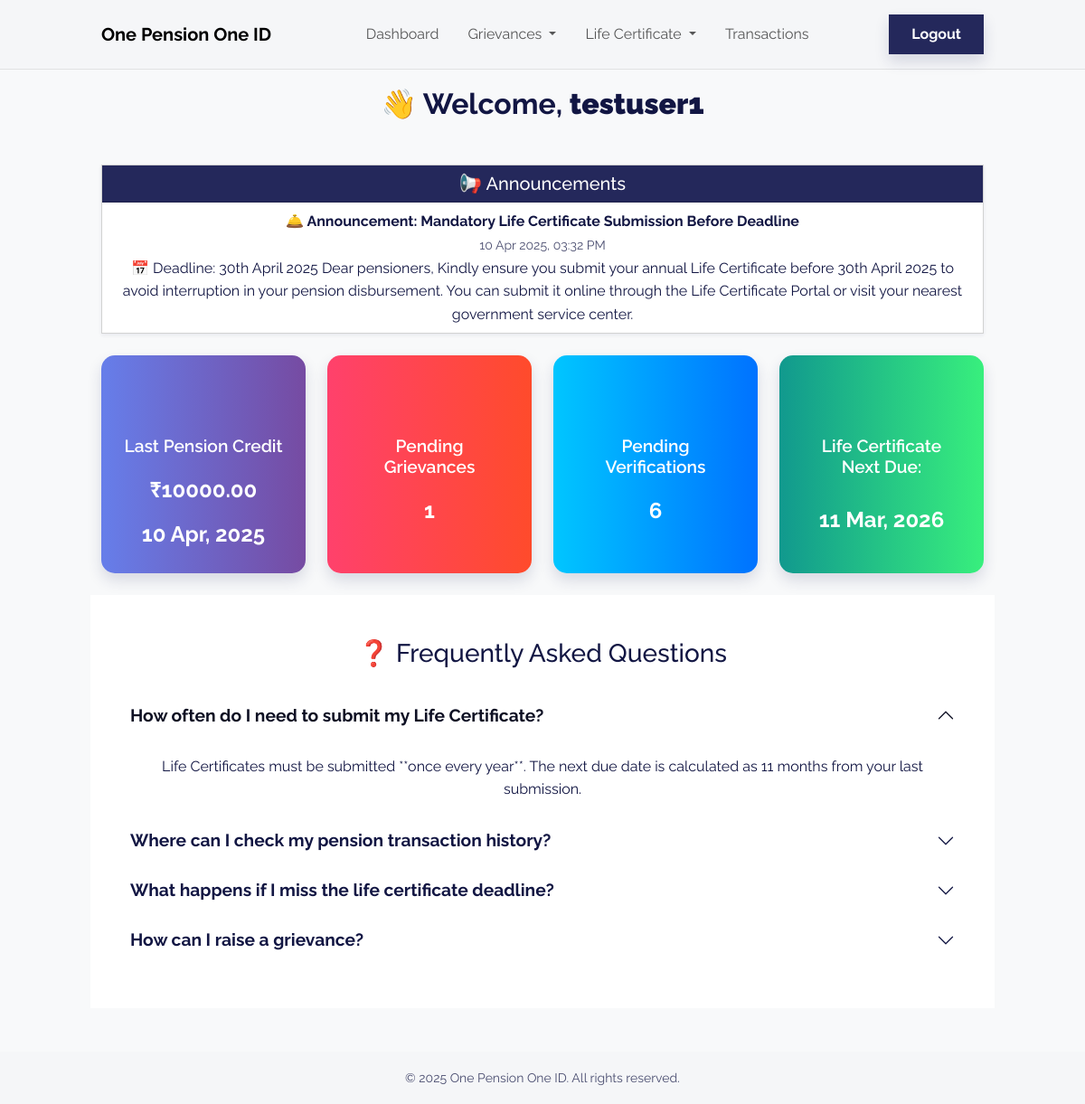
Screenshot of /home/ (signed in) with the database file from the repository.
### pensions/models.py (models this page shows, shortened)
class User(AbstractUser):
    ROLE_CHOICES = [
        ('pensioner', 'Pensioner'),
        ('admin', 'Admin'),
        ('govt_official', 'Government Official')
    ]
    role = models.CharField(max_length=20, choices=ROLE_CHOICES)
    force_password_reset = models.BooleanField(default=True)  # ✅ Enforce password reset on first login
    signup_email_sent = models.BooleanField(default=False)    # ✅ Track if signup email was sent
    groups = models.ManyToManyField(
        "auth.Group",
        related_name="custom_user_groups",  # ✅ Fix for clash
        blank=True
    )
    user_permissions = models.ManyToManyField(
        "auth.Permission",
        related_name="custom_user_permissions",  # ✅ Fix for clash
        blank=True
    )

class Announcement(models.Model):
    title = models.CharField(max_length=200)
    content = models.TextField()
    date_posted = models.DateTimeField(auto_now_add=True)
    class Meta:
        ordering = ['-date_posted']  # latest first

class PensionTransaction(models.Model):
    pensioner = models.ForeignKey(Pensioner, on_delete=models.CASCADE)
    amount = models.DecimalField(max_digits=10, decimal_places=2)
    month = models.CharField(max_length=20)  # e.g., "March 2025"
    status = models.CharField(
        max_length=20,
        choices=(('Credited', 'Credited'), ('Pending', 'Pending'))
    )
    created_at = models.DateTimeField(auto_now_add=True)

### pensions/views.py (the view)
# urls.py: 2. Add a URL to urlpatterns:  path('', views.home, name='home')
def home(request):
    user = request.user
    pensioner = Pensioner.objects.get(user=user)
    last_transaction = PensionTransaction.objects.filter(pensioner=pensioner).order_by('-month').first()
    pending_grievances = Grievance.objects.filter(pensioner=pensioner, status='Open').count()
    pending_verifications = LifeCertificate.objects.filter(status='Submitted').count()
    last_life_certificate = LifeCertificate.objects.filter(pensioner=pensioner).order_by('-submitted_at').first()
    next_due_date = None
    if last_life_certificate:
        next_due_date = last_life_certificate.submitted_at + timedelta(days=335)
    announcements = Announcement.objects.all()[:5]
    context = {
        'last_transaction': last_transaction,
        'pending_grievances': pending_grievances,
        'pending_verifications': pending_verifications,
        'last_life_certificate': last_life_certificate,
        'next_due_date': next_due_date,
        'last_transaction_date': last_transaction.created_at if last_transaction else None,
        'announcements': announcements,
    }
    return render(request, 'home.html', context)

### templates/home.html (shortened to what this page needs)
{% load static %}
<!DOCTYPE html>
<html lang="en" data-bs-theme="light">
<head>
    <link rel="stylesheet" href="{% static 'assets/bootstrap/css/bootstrap.min.css' %}">
</head>
<body>
{% include 'navbar.html' %}
<section class="py-5 mt-5">
    <div class="container text-center">
        <h2 class="mb-4 fw-bold">👋 Welcome, <strong>{{ user.username }}</strong></h2>
        <div class="row g-4 justify-content-center">
            <section class="container mt-5">
                <div class="card shadow-sm">
                    <div class="card-header bg-primary text-white">
                        <h5 class="mb-0">📢 Announcements</h5>
                    </div>
                    <ul class="list-group list-group-flush">
                        {% if announcements %}
                            {% for ann in announcements %}
                                <li class="list-group-item">
                                    <strong>{{ ann.title }}</strong><br>
                                    <small class="text-muted">{{ ann.date_posted|date:"d M Y, h:i A" }}</small>
                                    <p class="mb-0">{{ ann.content }}</p>
                                </li>
                            {% endfor %}
                        {% else %}
                            <li class="list-group-item">No announcements at the moment.</li>
                        {% endif %}
                    </ul>
                </div>
            </section>
            <div class="col-md-6 col-lg-3">
                <div class="card dashboard-card shadow text-white" style="background: linear-gradient(to right, #667eea, #764ba2);">
                    <div class="card-body p-4">
                        <lord-icon
                            src="https://cdn.lordicon.com/ivhjpjsw.json"
                            trigger="loop"
                            delay="2500"
                            style="width:50px;height:50px">
                        </lord-icon>
                        <h5 class="card-title">Last Pension Credit</h5>
                        <div class="card-data">₹{{ last_transaction.amount|default:"0.00" }}</div>
                        <div class="card-data">{{ last_transaction.created_at|date:"d M, Y" }}</div>
                    </div>
                </div>
            </div>
            <div class="col-md-6 col-lg-3">
                <div class="card dashboard-card shadow text-white" style="background: linear-gradient(to right, #ff416c, #ff4b2b);">
                    <div class="card-body p-4">
                        <lord-icon
                            src="https://cdn.lordicon.com/wzrwaorf.json"
                            trigger="loop"
                            delay="2000"
                            style="width:50px;height:50px">
                        </lord-icon>
                        <h5 class="card-title">Pending Grievances</h5>
                        <div class="card-data">{{ pending_grievances }}</div>
                    </div>
                </div>
            </div>
            <div class="col-md-6 col-lg-3">
                <div class="card dashboard-card shadow text-white" style="background: linear-gradient(to right, #00c6ff, #0072ff);">
                    <div class="card-body p-4">
                        <lord-icon
                            src="https://cdn.lordicon.com/wxnxiano.json"
                            trigger="loop"
                            delay="2000"
                            style="width:50px;height:50px">
                        </lord-icon>
                        <h5 class="card-title">Pending Verifications</h5>
                        <div class="card-data">{{ pending_verifications }}</div>
                    </div>
                </div>
            </div>
            <div class="col-md-6 col-lg-3">
                <div class="card dashboard-card shadow text-white" style="background: linear-gradient(to right, #11998e, #38ef7d);">
                    <div class="card-body p-4">
                        <lord-icon
                            src="https://cdn.lordicon.com/wxnxiano.json"
                            trigger="loop"
                            delay="2000"
                            style="width:50px;height:50px">
                        </lord-icon>
                        <h5 class="card-title">Life Certificate Next Due:</h5>
                        <div class="card-data">
                            {% if last_life_certificate %}
                            <div class="card-data">{{ next_due_date|date:"d M, Y" }}</div>
                            {% else %}
                                <p>—</p>
                            {% endif %}
                        </div>
                    </div>
                </div>
            </div>
<section class="py-5 bg-white">
    <div class="container">
        <h3 class="text-center mb-4">❓ Frequently Asked Questions</h3>
        <div class="accordion" id="faqAccordion">
            <div class="accordion-item">
                <h2 class="accordion-header" id="faq1-heading">
                    <button class="accordion-button" type="button" data-bs-toggle="collapse" data-bs-target="#faq1" aria-expanded="true" aria-controls="faq1">
                        How often do I need to submit my Life Certificate?
                    </button>
                </h2>
                <div id="faq1" class="accordion-collapse collapse show" aria-labelledby="faq1-heading" data-bs-parent="#faqAccordion">
                    <div class="accordion-body">
                        Life Certificates must be submitted **once every year**. The next due date is calculated as 11 months from your last submission.
                    </div>
                </div>
            </div>
            <div class="accordion-item">
                <h2 class="accordion-header" id="faq2-heading">
                    <button class="accordion-button collapsed" type="button" data-bs-toggle="collapse" data-bs-target="#faq2" aria-expanded="false" aria-controls="faq2">
                        Where can I check my pension transaction history?
                    </button>
                </h2>
            </div>
            <div class="accordion-item">
                <h2 class="accordion-header" id="faq3-heading">
                    <button class="accordion-button collapsed" type="button" data-bs-toggle="collapse" data-bs-target="#faq3" aria-expanded="false" aria-controls="faq3">
                        What happens if I miss the life certificate deadline?
                    </button>
                </h2>
            </div>
            <div class="accordion-item">
                <h2 class="accordion-header" id="faq4-heading">
                    <button class="accordion-button collapsed" type="button" data-bs-toggle="collapse" data-bs-target="#faq4" aria-expanded="false" aria-controls="faq4">
                        How can I raise a grievance?
                    </button>
                </h2>
            </div>
        </div>
    </div>
</section>
        </div>
    </div>
</section>
<footer class="bg-light text-muted mt-auto py-3">
    <div class="container text-center">
        <small>© 2025 One Pension One ID. All rights reserved.</small>
    </div>
</footer>
</body>
</html>

### templates/home.html (style rules this page uses)
body { font-family: 'Raleway', sans-serif; background-color: #f8f9fa; }
.dashboard-card { height: 100%; transition: transform 0.2s ease-in-out; border: none; border-radius: 15px; }
.card-body { display: flex; flex-direction: column; align-items: center; text-align: center; }
.card-title { margin-top: 15px; font-size: 1.2rem; font-weight: 600; }
.card-data { font-size: 1.5rem; font-weight: bold; margin-top: 10px; }

### rows the page displays
User: username "testuser1"
Announcement: title "🛎️ Announcement: Mandatory Life Certificate Submission Before Deadline", date_posted "10 Apr 2025, 03:32 PM", content "📅 Deadline: 30th April 2025 Dear pensioners, Kindly ensure you submit your annual Life Certificate before 30th April 2025 to avoid interruption in your pension disbursement. You can submit it online through the Life Certificate Portal or visit your nearest government service center."
PensionTransaction: amount "10000.00", created_at "10 Apr, 2025"

### other values shown
{{ pending_grievances }} "1"
{{ pending_verifications }} "6"
{{ next_due_date|date:"d M, Y" }} "11 Mar, 2026"
